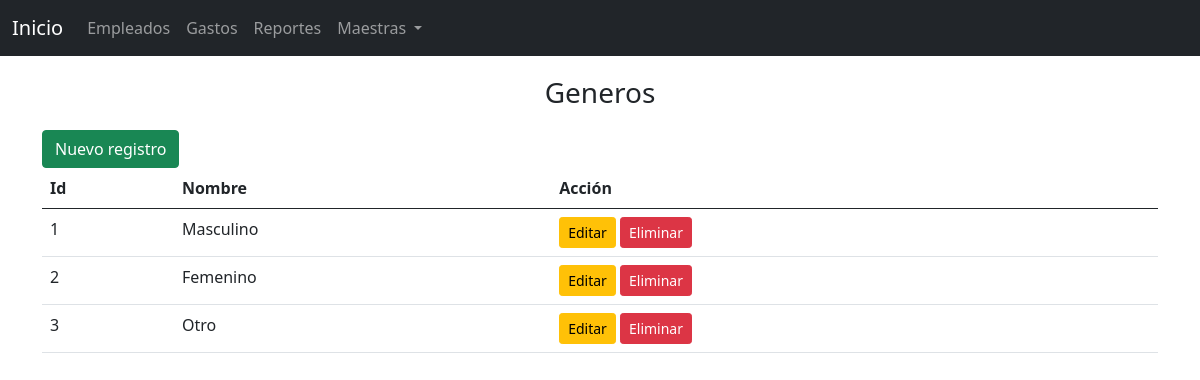
The page /app/views/gender.php on the database its author committed.
### tables this page shows
CREATE TABLE `genders` (
  `id` int(11) NOT NULL,
  `name` varchar(50) NOT NULL
);

### core/config/Connection.php (called while the page is built, shortened)
<?php
class Connection{
    function connect(){
        $serverName = "localhost";
        $username = "root";
        $password = "";
        $database = "employee";
        $this->conn = new mysqli($serverName, $username, $password, $database);
        return $this->conn;
    }
}
?>

### app/controller/GenderController.php (called while the page is built, shortened)
<?php
include('../../core/config/Connection.php');
include('../models/Gender.php');
class GenderController
{
    private $gender;
    function __construct() {
        $this->conn = (new Connection())->connect();
        $this->gender = new Gender($this->conn);
    }
    public function get() {
        return $this->gender->get();
    }
}

### app/models/Gender.php (called while the page is built, shortened)
<?php
class Gender {
    private $conn;
    public function __construct($dbConn) {
        $this->conn = $dbConn;
    }
    public function get() {
        $query = "SELECT * FROM genders";
        $result = $this->conn->query($query);
        if ($result->num_rows > 0) {
            $genders = [];
            while ($row = $result->fetch_assoc()) {
                $genders[] = $row;
            }
            return $genders;
        } else {
            return "No se encontraron generos.";
        }
    }
}
?>

### app/views/gender.php (the view, shortened to what this page needs)
<?php
    include("../controller/GenderController.php");
    $controller = new GenderController();
    $genders = $controller->get();
    include('navbar.php');
?>
<!doctype html>
<html lang="en">
    <head>
    </head>
    <body>
        <div class="container">
            <h3 class="tittle-table">Generos</h3>
            <button type="button" class="btn btn-success" data-bs-toggle="modal" data-bs-target="#registerModal" data-bs-whatever="@mdo">Nuevo registro</button>
            <div class="table-responsive">
                <table class="table">
                    <thead>
                        <tr>
                            <th scope="col">Id</th>
                            <th scope="col">Nombre</th>
                            <th scope="col">Acción</th>
                        </tr>
                    </thead>
                    <tbody>
                        <?php if (isset($genders) && is_array($genders) && count($genders) > 0): ?>
                            <?php foreach ($genders as $gender): ?>
                                <tr>
                                    <td><?= $gender['id']; ?></td>
                                    <td><?= $gender['name']; ?></td>
                                    <td>
                                        <button type="button" class="btn btn-warning btn-sm" data-bs-toggle="modal" data-bs-target="#updateModal" data-id="<?= $gender['id']; ?>" data-name="<?= $gender['name']; ?>">Editar</button>
                                        <button type="button" class="btn btn-danger btn-sm" data-bs-toggle="modal" data-bs-target="#deleteModal" data-id="<?= $gender['id']; ?>">
                                            Eliminar
                                        </button>
                                    </td>
                                </tr>
                            <?php endforeach; ?>
                        <?php else: ?>
                            <tr>
                                <td colspan="3">No hay generos registrados.</td>
                            </tr>
                        <?php endif; ?>
                    </tbody>
                </table>
            </div>
        </div>
    </body>
</html>

### app/views/gender.php (style rules this page uses)
.tittle-table { text-align: center; margin: 20px; }

### rows shown on the page
genders: id "1", name "Masculino"
genders: id "2", name "Femenino"
genders: id "3", name "Otro"
